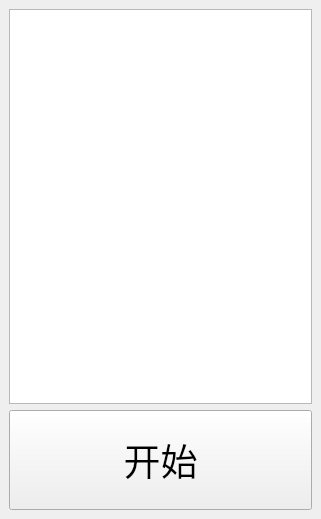
<?xml version="1.0" encoding="UTF-8"?>
<ui version="4.0">
 <class>MainWindow</class>
 <widget class="QMainWindow" name="MainWindow">
  <property name="geometry">
   <rect>
    <x>0</x>
    <y>0</y>
    <width>321</width>
    <height>519</height>
   </rect>
  </property>
  <property name="sizePolicy">
   <sizepolicy hsizetype="Fixed" vsizetype="Fixed">
    <horstretch>0</horstretch>
    <verstretch>0</verstretch>
   </sizepolicy>
  </property>
  <property name="windowTitle">
   <string>MainWindow</string>
  </property>
  <widget class="QWidget" name="centralwidget">
   <layout class="QGridLayout" name="gridLayout">
    <item row="0" column="0">
     <layout class="QVBoxLayout" name="verticalLayout">
      <item>
       <widget class="QTextEdit" name="textEdit">
        <property name="font">
         <font>
          <family>微软雅黑 Light</family>
          <pointsize>28</pointsize>
         </font>
        </property>
       </widget>
      </item>
      <item>
       <widget class="QPushButton" name="pushButton">
        <property name="sizePolicy">
         <sizepolicy hsizetype="Preferred" vsizetype="Preferred">
          <horstretch>0</horstretch>
          <verstretch>0</verstretch>
         </sizepolicy>
        </property>
        <property name="minimumSize">
         <size>
          <width>0</width>
          <height>100</height>
         </size>
        </property>
        <property name="maximumSize">
         <size>
          <width>16777215</width>
          <height>1677215</height>
         </size>
        </property>
        <property name="font">
         <font>
          <family>微软雅黑 Light</family>
          <pointsize>28</pointsize>
         </font>
        </property>
        <property name="text">
         <string>开始</string>
        </property>
       </widget>
      </item>
     </layout>
    </item>
   </layout>
  </widget>
 </widget>
 <resources/>
 <connections/>
</ui>
